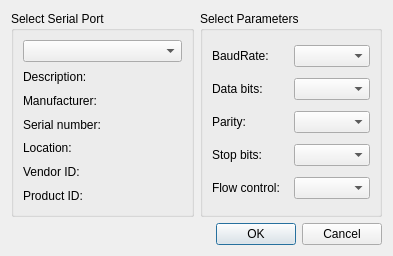
<?xml version="1.0" encoding="UTF-8"?>
<ui version="4.0">
 <class>ConnectDialog</class>
 <widget class="QDialog" name="ConnectDialog">
  <property name="geometry">
   <rect>
    <x>0</x>
    <y>0</y>
    <width>393</width>
    <height>256</height>
   </rect>
  </property>
  <property name="windowTitle">
   <string>Open Connection</string>
  </property>
  <layout class="QGridLayout" name="gridLayout_3">
   <item row="0" column="0">
    <widget class="QGroupBox" name="selectBox">
     <property name="title">
      <string>Select Serial Port</string>
     </property>
     <layout class="QGridLayout" name="gridLayout">
      <item row="0" column="0">
       <widget class="QComboBox" name="serialPortInfoListBox"/>
      </item>
      <item row="1" column="0">
       <widget class="QLabel" name="descriptionLabel">
        <property name="text">
         <string>Description:</string>
        </property>
       </widget>
      </item>
      <item row="2" column="0">
       <widget class="QLabel" name="manufacturerLabel">
        <property name="text">
         <string>Manufacturer:</string>
        </property>
       </widget>
      </item>
      <item row="3" column="0">
       <widget class="QLabel" name="serialNumberLabel">
        <property name="text">
         <string>Serial number:</string>
        </property>
       </widget>
      </item>
      <item row="4" column="0">
       <widget class="QLabel" name="locationLabel">
        <property name="text">
         <string>Location:</string>
        </property>
       </widget>
      </item>
      <item row="5" column="0">
       <widget class="QLabel" name="vidLabel">
        <property name="text">
         <string>Vendor ID:</string>
        </property>
       </widget>
      </item>
      <item row="6" column="0">
       <widget class="QLabel" name="pidLabel">
        <property name="text">
         <string>Product ID:</string>
        </property>
       </widget>
      </item>
     </layout>
    </widget>
   </item>
   <item row="0" column="1">
    <widget class="QGroupBox" name="parametersBox">
     <property name="title">
      <string>Select Parameters</string>
     </property>
     <layout class="QGridLayout" name="gridLayout_2">
      <item row="0" column="0">
       <widget class="QLabel" name="baudRateLabel">
        <property name="text">
         <string>BaudRate:</string>
        </property>
       </widget>
      </item>
      <item row="0" column="1">
       <widget class="QComboBox" name="baudRateBox"/>
      </item>
      <item row="1" column="0">
       <widget class="QLabel" name="dataBitsLabel">
        <property name="text">
         <string>Data bits:</string>
        </property>
       </widget>
      </item>
      <item row="1" column="1">
       <widget class="QComboBox" name="dataBitsBox"/>
      </item>
      <item row="2" column="0">
       <widget class="QLabel" name="parityLabel">
        <property name="text">
         <string>Parity:</string>
        </property>
       </widget>
      </item>
      <item row="2" column="1">
       <widget class="QComboBox" name="parityBox"/>
      </item>
      <item row="3" column="0">
       <widget class="QLabel" name="stopBitsLabel">
        <property name="text">
         <string>Stop bits:</string>
        </property>
       </widget>
      </item>
      <item row="3" column="1">
       <widget class="QComboBox" name="stopBitsBox"/>
      </item>
      <item row="4" column="0">
       <widget class="QLabel" name="flowControlLabel">
        <property name="text">
         <string>Flow control:</string>
        </property>
       </widget>
      </item>
      <item row="4" column="1">
       <widget class="QComboBox" name="flowControlBox"/>
      </item>
     </layout>
    </widget>
   </item>
   <item row="1" column="0" colspan="2">
    <widget class="QDialogButtonBox" name="buttonBox">
     <property name="orientation">
      <enum>Qt::Horizontal</enum>
     </property>
     <property name="standardButtons">
      <set>QDialogButtonBox::Cancel|QDialogButtonBox::Ok</set>
     </property>
    </widget>
   </item>
  </layout>
 </widget>
 <resources/>
 <connections>
  <connection>
   <sender>buttonBox</sender>
   <signal>accepted()</signal>
   <receiver>ConnectDialog</receiver>
   <slot>accept()</slot>
   <hints>
    <hint type="sourcelabel">
     <x>248</x>
     <y>254</y>
    </hint>
    <hint type="destinationlabel">
     <x>157</x>
     <y>274</y>
    </hint>
   </hints>
  </connection>
  <connection>
   <sender>buttonBox</sender>
   <signal>rejected()</signal>
   <receiver>ConnectDialog</receiver>
   <slot>reject()</slot>
   <hints>
    <hint type="sourcelabel">
     <x>316</x>
     <y>260</y>
    </hint>
    <hint type="destinationlabel">
     <x>286</x>
     <y>274</y>
    </hint>
   </hints>
  </connection>
 </connections>
</ui>
